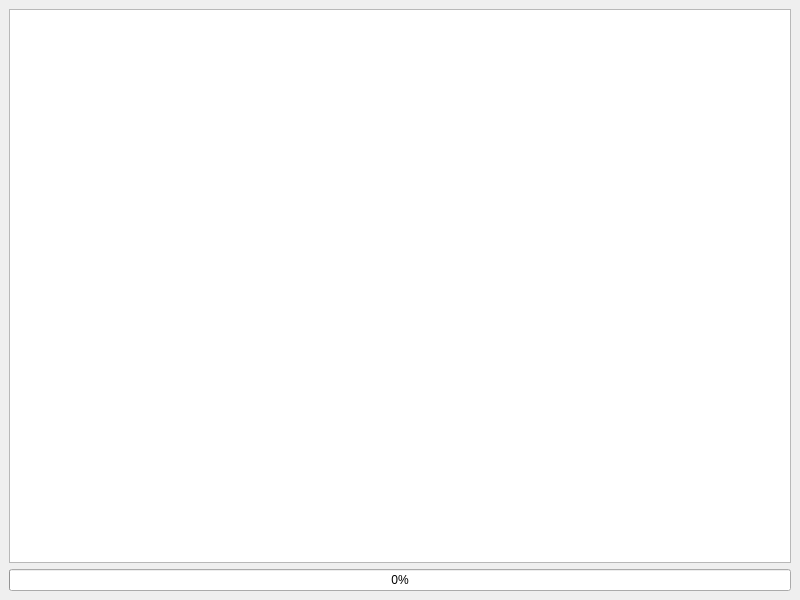
<?xml version="1.0" encoding="UTF-8"?>
<ui version="4.0">
 <class>MainWindow</class>
 <widget class="QMainWindow" name="MainWindow">
  <property name="geometry">
   <rect>
    <x>0</x>
    <y>0</y>
    <width>800</width>
    <height>600</height>
   </rect>
  </property>
  <property name="windowTitle">
   <string>MainWindow</string>
  </property>
  <widget class="QWidget" name="centralwidget">
   <layout class="QGridLayout" name="gridLayout">
    <item row="0" column="0">
     <widget class="QTextEdit" name="textLog"/>
    </item>
    <item row="1" column="0">
     <widget class="QProgressBar" name="recvProgress">
      <property name="value">
       <number>0</number>
      </property>
     </widget>
    </item>
   </layout>
  </widget>
 </widget>
 <resources/>
 <connections/>
</ui>
